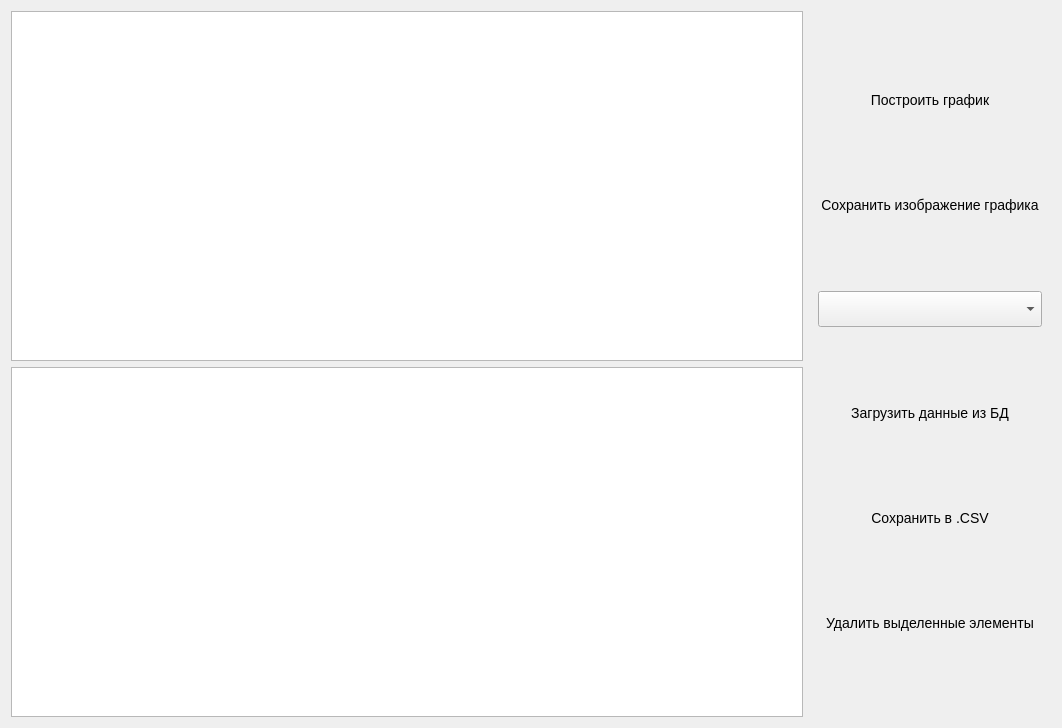
<?xml version="1.0" encoding="UTF-8"?>
<ui version="4.0">
 <class>FilterAndGraphics</class>
 <widget class="QDialog" name="FilterAndGraphics">
  <property name="geometry">
   <rect>
    <x>0</x>
    <y>0</y>
    <width>1062</width>
    <height>728</height>
   </rect>
  </property>
  <property name="windowTitle">
   <string>Фильтр и графики</string>
  </property>
  <property name="windowIcon">
   <iconset resource="resource.qrc">
    <normaloff>:/rec/img/ico.ico</normaloff>:/rec/img/ico.ico</iconset>
  </property>
  <property name="styleSheet">
   <string notr="true"/>
  </property>
  <layout class="QGridLayout" name="gridLayout">
   <item row="0" column="0">
    <layout class="QVBoxLayout" name="verticalLayout">
     <item>
      <widget class="QChartView" name="graphicsView">
       <property name="maximumSize">
        <size>
         <width>16777215</width>
         <height>16777215</height>
        </size>
       </property>
      </widget>
     </item>
     <item>
      <widget class="QTableWidget" name="tableWidget"/>
     </item>
    </layout>
   </item>
   <item row="0" column="1">
    <widget class="QWidget" name="horizontalWidget" native="true">
     <property name="styleSheet">
      <string notr="true">border-image: url(:/rec/img/fonSetting.jpg);</string>
     </property>
     <layout class="QGridLayout" name="gridLayout_2">
      <item row="10" column="0">
       <widget class="QPushButton" name="saveToCSVBtn">
        <property name="font">
         <font>
          <pointsize>-1</pointsize>
          <weight>50</weight>
          <italic>false</italic>
          <bold>false</bold>
         </font>
        </property>
        <property name="styleSheet">
         <string notr="true">border-radius: 5px;
border-width: 2px;
border-radius: 10px;
font: 14px;
min-width: 10em;
padding: 3px;
min-height: 32px;</string>
        </property>
        <property name="text">
         <string>Сохранить в .CSV</string>
        </property>
       </widget>
      </item>
      <item row="9" column="0">
       <widget class="QPushButton" name="getDataBtn">
        <property name="font">
         <font>
          <pointsize>-1</pointsize>
          <weight>50</weight>
          <italic>false</italic>
          <bold>false</bold>
         </font>
        </property>
        <property name="styleSheet">
         <string notr="true">border-radius: 5px;
border-width: 2px;
border-radius: 10px;
font: 14px;
min-width: 10em;
padding: 3px;
min-height: 32px;</string>
        </property>
        <property name="text">
         <string>Загрузить данные из БД</string>
        </property>
       </widget>
      </item>
      <item row="0" column="0">
       <widget class="QPushButton" name="createGraph">
        <property name="font">
         <font>
          <pointsize>-1</pointsize>
          <weight>50</weight>
          <italic>false</italic>
          <bold>false</bold>
         </font>
        </property>
        <property name="styleSheet">
         <string notr="true">border-radius: 5px;
border-width: 2px;
border-radius: 10px;
font: 14px;
min-width: 10em;
padding: 3px;
min-height: 32px;</string>
        </property>
        <property name="text">
         <string>Построить график</string>
        </property>
       </widget>
      </item>
      <item row="7" column="0">
       <widget class="QComboBox" name="nameTables">
        <property name="styleSheet">
         <string notr="true">min-height: 30px;</string>
        </property>
       </widget>
      </item>
      <item row="5" column="0">
       <widget class="QPushButton" name="savePic">
        <property name="font">
         <font>
          <pointsize>-1</pointsize>
          <weight>50</weight>
          <italic>false</italic>
          <bold>false</bold>
         </font>
        </property>
        <property name="styleSheet">
         <string notr="true">border-radius: 5px;
border-width: 2px;
border-radius: 10px;
font: 14px;
min-width: 10em;
padding: 3px;
min-height: 32px;</string>
        </property>
        <property name="text">
         <string>Сохранить изображение графика</string>
        </property>
       </widget>
      </item>
      <item row="6" column="0">
       <layout class="QGridLayout" name="settingGridLayout"/>
      </item>
      <item row="1" column="0">
       <layout class="QGridLayout" name="settingGraphGridLayout"/>
      </item>
      <item row="11" column="0">
       <widget class="QPushButton" name="pushButton">
        <property name="font">
         <font>
          <pointsize>-1</pointsize>
          <weight>50</weight>
          <italic>false</italic>
          <bold>false</bold>
         </font>
        </property>
        <property name="styleSheet">
         <string notr="true">border-radius: 5px;
border-width: 2px;
border-radius: 10px;
font: 14px;
min-width: 10em;
padding: 3px;
min-height: 32px;</string>
        </property>
        <property name="text">
         <string>Удалить выделенные элементы</string>
        </property>
       </widget>
      </item>
     </layout>
    </widget>
   </item>
  </layout>
 </widget>
 <customwidgets>
  <customwidget>
   <class>QChartView</class>
   <extends>QGraphicsView</extends>
   <header>qchartview.h</header>
  </customwidget>
 </customwidgets>
 <resources>
  <include location="resource.qrc"/>
 </resources>
 <connections/>
</ui>
